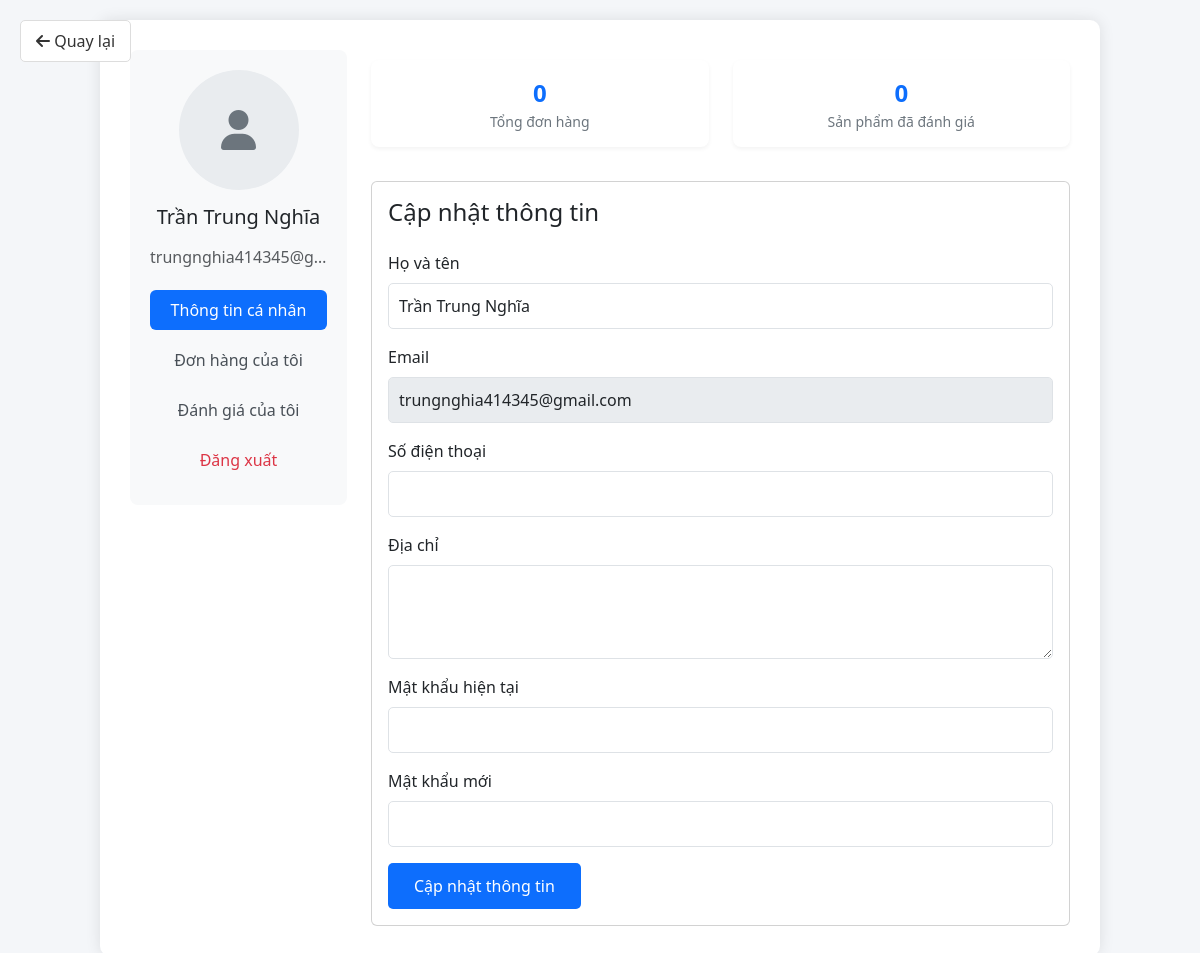
The page /auth/profile.php (signed in) on the database its author committed.
### tables this page shows
CREATE TABLE `users` (
  `id` int NOT NULL,
  `email` varchar(255) NOT NULL,
  `password` varchar(255) NOT NULL,
  `fullname` varchar(255) NOT NULL,
  `phone` varchar(15) DEFAULT NULL,
  `address` text,
  `role` enum('admin','user') DEFAULT 'user',
  `created_at` timestamp NULL DEFAULT CURRENT_TIMESTAMP,
  `last_activity` timestamp NULL DEFAULT NULL
);

### auth/profile.php (the view, shortened to what this page needs)
<?php
require_once '../config/database.php';
$user_id = $_SESSION['user_id'];
$stmt = $conn->prepare("SELECT email, fullname, phone, address FROM users WHERE id = ?");
$stmt->bind_param("i", $user_id);
$stmt->execute();
$result = $stmt->get_result();
$user = $result->fetch_assoc();
$return_url = isset($_SESSION['return_url']) ? $_SESSION['return_url'] : '../index.php';
$stmt = $conn->prepare("SELECT COUNT(*) as order_count FROM orders WHERE user_id = ?");
$stmt->bind_param("i", $user_id);
$stmt->execute();
$order_count = $stmt->get_result()->fetch_assoc()['order_count'];
$stmt = $conn->prepare("SELECT COUNT(*) as review_count FROM reviews WHERE user_id = ?");
$stmt->bind_param("i", $user_id);
$stmt->execute();
$review_count = $stmt->get_result()->fetch_assoc()['review_count'];
?>
<!DOCTYPE html>
<html lang="en">
<head>
    <link href="https://cdn.jsdelivr.net/npm/bootstrap@5.3.0/dist/css/bootstrap.min.css" rel="stylesheet">
    <link href="https://cdnjs.cloudflare.com/ajax/libs/font-awesome/6.0.0/css/all.min.css" rel="stylesheet">
</head>
<body>
    <a href="<?php echo $return_url; ?>" class="back-btn">
        <i class="fas fa-arrow-left"></i> Quay lại
    </a>
    <div class="container">
        <div class="profile-container">
            <div class="row">
                <div class="col-md-3">
                    <div class="profile-sidebar">
                        <div class="profile-avatar">
                            <i class="fas fa-user"></i>
                        </div>
                        <h5 class="mb-3"><?php echo htmlspecialchars($user['fullname']); ?></h5>
                        <p class="text-muted mb-3 user-email"><?php echo htmlspecialchars($user['email']); ?></p>
                        <div class="nav flex-column nav-pills">
                            <a class="nav-link active" href="#profile" onclick="showSection('profile', this)">Thông tin cá nhân</a>
                            <a class="nav-link" href="#orders" onclick="showSection('orders', this)">Đơn hàng của tôi</a>
                            <a class="nav-link" href="#reviews" onclick="showSection('reviews', this)">Đánh giá của tôi</a>
                            <a class="nav-link text-danger" href="logout.php">Đăng xuất</a>
                        </div>
                    </div>
                </div>
                <div class="col-md-9">
                    <div class="row mb-4">
                        <div class="col-md-6">
                            <div class="stats-card text-center">
                                <div class="stats-number"><?php echo $order_count; ?></div>
                                <div class="stats-label">Tổng đơn hàng</div>
                            </div>
                        </div>
                        <div class="col-md-6">
                            <div class="stats-card text-center">
                                <div class="stats-number"><?php echo $review_count; ?></div>
                                <div class="stats-label">Sản phẩm đã đánh giá</div>
                            </div>
                        </div>
                    </div>
                    <div class="card" id="profile-section">
                        <div class="card-body">
                            <h4 class="card-title mb-4">Cập nhật thông tin</h4>
                            <form method="POST" action="<?php echo htmlspecialchars($_SERVER["PHP_SELF"]); ?>">
                                <div class="mb-3">
                                    <label for="fullname" class="form-label">Họ và tên</label>
                                    <input type="text" class="form-control" id="fullname" name="fullname"
                                        value="<?php echo htmlspecialchars($user['fullname']); ?>" required>
                                </div>
                                <div class="mb-3">
                                    <label for="email" class="form-label">Email</label>
                                    <input type="email" class="form-control" value="<?php echo htmlspecialchars($user['email']); ?>" disabled>
                                </div>
                                <div class="mb-3">
                                    <label for="phone" class="form-label">Số điện thoại</label>
                                    <input type="tel" class="form-control" id="phone" name="phone"
                                        pattern="[0-9]{10}" title="Vui lòng nhập đúng 10 số"
                                        value="<?php echo htmlspecialchars($user['phone'] ?? ''); ?>">
                                </div>
                                <div class="mb-3">
                                    <label for="address" class="form-label">Địa chỉ</label>
                                    <textarea class="form-control" id="address" name="address" rows="3"><?php echo htmlspecialchars($user['address'] ?? ''); ?></textarea>
                                </div>
                                <div class="mb-3">
                                    <label for="current_password" class="form-label">Mật khẩu hiện tại</label>
                                    <input type="password" class="form-control" id="current_password" name="current_password">
                                </div>
                                <div class="mb-3">
                                    <label for="new_password" class="form-label">Mật khẩu mới</label>
                                    <input type="password" class="form-control" id="new_password" name="new_password">
                                </div>
                                <button type="submit" class="btn btn-update">Cập nhật thông tin</button>
                            </form>
                        </div>
                    </div>
                </div>
            </div>
        </div>
    </div>
</body>
</html>

### auth/profile.php (style rules this page uses)
body { background: #f4f6f9; min-height: 100vh; padding: 20px 0; }
.profile-container { max-width: 1000px; background: #ffffff; border-radius: 10px; box-shadow: 0 0 15px rgba(0, 0, 0, 0.1); margin: 0 auto; padding: 30px; }
.profile-sidebar { background: #f8f9fa; padding: 20px; border-radius: 8px; text-align: center; }
.profile-avatar { width: 120px; height: 120px; border-radius: 50%; margin: 0 auto 15px; background: #e9ecef; display: flex; align-items: center; justify-content: center; font-size: 40px; color: #6c757d; }
.nav-pills .nav-link { color: #495057; margin: 5px 0; }
.nav-pills .nav-link.active { background-color: #0d6efd; }
.form-control { border-radius: 5px; padding: 10px; }
.btn-update { background: #0d6efd; color: white; padding: 10px 25px; border-radius: 5px; }
.stats-card { background: #fff; border-radius: 8px; padding: 15px; margin: 10px 0; box-shadow: 0 2px 4px rgba(0, 0, 0, 0.05); }
.stats-number { font-size: 24px; font-weight: bold; color: #0d6efd; }
.stats-label { color: #6c757d; font-size: 14px; }
.back-btn { position: absolute; top: 20px; left: 20px; padding: 8px 15px; background: #fff; border: 1px solid #ddd; border-radius: 5px; color: #333; text-decoration: none; }
.user-email { text-overflow: ellipsis; overflow: hidden; white-space: nowrap; max-width: 200px; margin: 0 auto; }
.nav-link.active { background-color: #0d6efd; color: white; }

### rows shown on the page
users: fullname "Trần Trung Nghĩa", email "trungnghia414345@g…", email "trungnghia414345@gmail.com"

### other values the page prints
$order_count "0"
$review_count "0"
